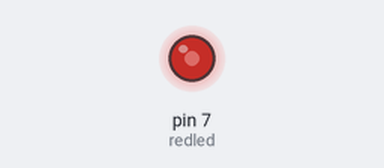
The sketch below on a simulated Arduino Uno, built with avr-gcc and run on an emulated ATmega328P. On the bench: output pins drawn as LEDs (lit = HIGH).

Above: at 0.1 s.
Timing chart, 0 to 1.6 s (numbered marks = the images above):
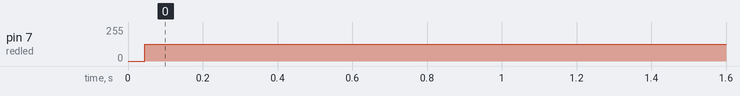

Measured:
- by itself, pin 7 (redled): 0/255 → 127/255 at 0.04 s

The sketch:

FakePWM_DigitalPins_sketch_aug29a.ino
```cpp
long period = 2048;
long duty = 1000;
int redled = 7;
void setup() {
  // put your setup code here, to run once:
  pinMode(redled, OUTPUT);
}

void loop() {
  // put your main code here, to run repeatedly:
  digitalWrite(redled, HIGH);
  delayMicroseconds(duty);
  digitalWrite(redled, LOW);
  delayMicroseconds(period - duty);
}
```
